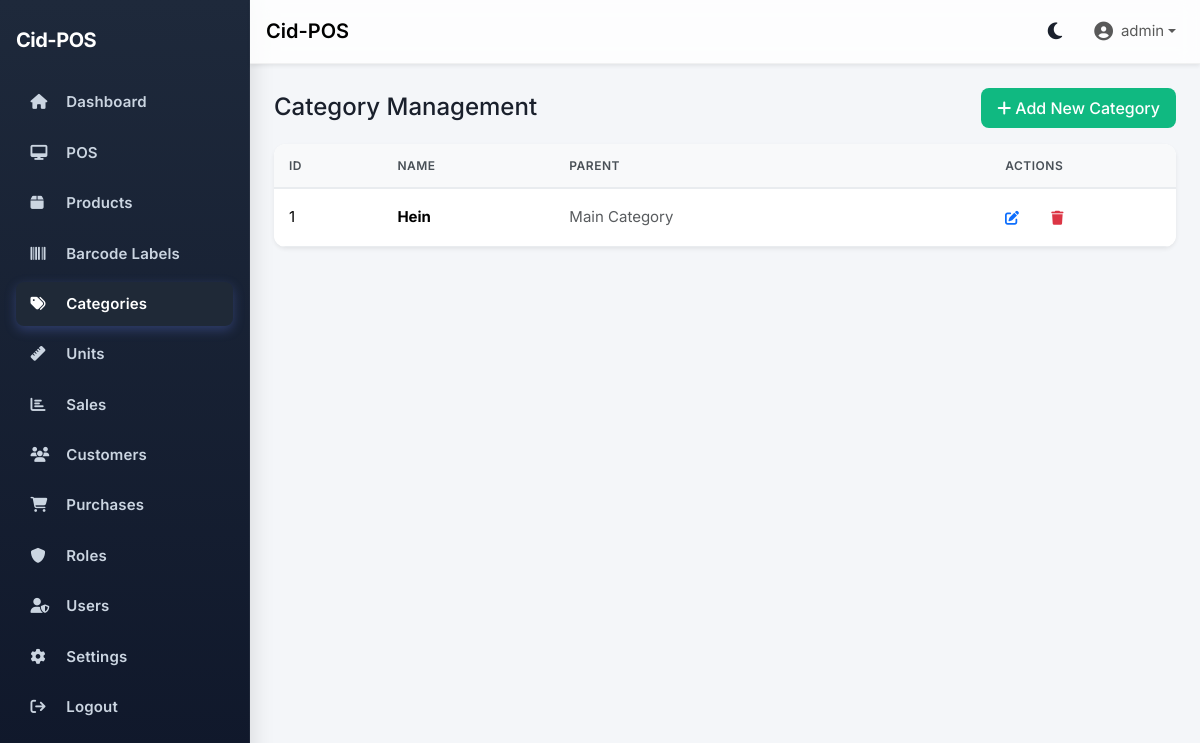
Screenshot of /categories/ (signed in) with the database file from the repository.
### app/models.py (models this page shows, shortened)
class User(UserMixin, db.Model):
    __tablename__ = "users"
    id = db.Column(db.Integer, primary_key=True)
    username = db.Column(db.String(80), unique=True, nullable=False, index=True)
    email = db.Column(db.String(120), unique=True, nullable=False)
    password_hash = db.Column(db.String(255), nullable=False)
    role_id = db.Column(db.Integer, db.ForeignKey("roles.id"), nullable=True)
    is_active = db.Column(db.Boolean, default=True, nullable=False)
    created_at = db.Column(db.DateTime, default=datetime.utcnow, nullable=False)
    role = db.relationship("Role", back_populates="users")
    sales = db.relationship("Sale", back_populates="cashier", lazy="dynamic")
    def has_permission(self, permission: str) -> bool:
        if not self.role:
            return False
        return self.role.has_permission(permission)

class Category(db.Model):
    __tablename__ = "categories"
    id = db.Column(db.Integer, primary_key=True)
    name = db.Column(db.String(100), nullable=False)
    parent_id = db.Column(db.Integer, db.ForeignKey("categories.id"), nullable=True)
    parent = db.relationship("Category", remote_side=[id], backref="subcategories")
    products = db.relationship("Product", back_populates="category")

### app/blueprints/categories/routes.py (the view)
@categories_bp.route("/", methods=["GET"])
@login_required
@permission_required('categories_manage')
def index():
    main_categories = Category.query.filter_by(parent_id=None).order_by(Category.name).all()
    subcategories = Category.query.filter(Category.parent_id.isnot(None)).order_by(Category.name).all()
    all_categories = Category.query.order_by(Category.name).all()
    return render_template(
        "categories/index.html",
        categories=all_categories,
        main_categories=main_categories
    )

### app/__init__.py (called while the page is built)
@login_manager.user_loader
def load_user(user_id: str):
    from app.models import User
    return db.session.get(User, int(user_id))

### app/models.py (called while the page is built)
    def has_permission(self, permission: str) -> bool:
        if self.name.lower() == 'admin':
            return True
        if not self.permissions:
            return False
        permissions_list = [p.strip() for p in self.permissions.split(',')]
        return permission in permissions_list

    @classmethod
    def get_settings(cls):
        try:
            settings = cls.query.first()
            if not settings:
                settings = cls()
                db.session.add(settings)
                db.session.commit()
            return settings
        except Exception:
            return cls(
                shop_name="My Shop",
                address="",
                phone="",
                receipt_header="",
                receipt_footer="Thank You!",
                currency_symbol="Ks",
                printer_paper_size="58mm",
                auto_print=False,
                show_logo_on_receipt=True,
                print_padding=0,
            )

### app/utils.py (called while the page is built)
def permission_required(permission: str):
    def decorator(f):
        @wraps(f)
        def decorated_function(*args, **kwargs):
            if not current_user.is_authenticated:
                abort(403)
            if not current_user.has_permission(permission):
                abort(403)
            return f(*args, **kwargs)
        return decorated_function
    return decorator

### app/templates/categories/index.html (shortened to what this page needs)
{% extends "base.html" %}
{% block content %}
<div class="container-fluid px-0">
  <div class="d-flex justify-content-between align-items-center mb-3">
    <h4 class="mb-0">Category Management</h4>
    <button class="btn btn-success" data-bs-toggle="modal" data-bs-target="#addCategoryModal">
      <i class="fa fa-plus me-1"></i>Add New Category
    </button>
  </div>
  <div class="card border-0 shadow-sm">
    <div class="card-body p-0">
      <div class="table-responsive">
        <table class="table table-hover align-middle mb-0">
          <thead class="table-light">
            <tr>
              <th>ID</th>
              <th>Name</th>
              <th>Parent</th>
              <th class="text-center">Actions</th>
            </tr>
          </thead>
          <tbody>
            {% if categories %}
              {% for category in categories %}
              <tr>
                <td>{{ category.id }}</td>
                <td>
                  <strong>{{ category.name }}</strong>
                </td>
                <td>
                  {% if category.parent %}
                  <span class="badge bg-info">{{ category.parent.name }}</span>
                  {% else %}
                  <span class="text-muted">Main Category</span>
                  {% endif %}
                </td>
                <td class="text-center">
                  <button class="btn btn-sm btn-outline-primary me-1 edit-category"
                          data-category-id="{{ category.id }}"
                          data-category-name="{{ category.name }}"
                          data-category-parent-id="{{ category.parent_id or '' }}">
                    <i class="fa fa-edit"></i>
                  </button>
                  <button class="btn btn-sm btn-outline-danger delete-category"
                          data-category-id="{{ category.id }}"
                          data-category-name="{{ category.name }}">
                    <i class="fa fa-trash"></i>
                  </button>
                </td>
              </tr>
              {% endfor %}
            {% else %}
              <tr>
                <td colspan="4" class="text-center text-muted py-4">No categories found. Add your first category above.</td>
              </tr>
            {% endif %}
          </tbody>
        </table>
      </div>
    </div>
  </div>
</div>
{% endblock %}

### app/templates/base.html (shortened to what this page needs)
<!doctype html>
<html lang="en" data-bs-theme="light">
  <head>
    <link href="https://cdn.jsdelivr.net/npm/bootstrap@5.3.3/dist/css/bootstrap.min.css" rel="stylesheet">
    <link href="https://cdnjs.cloudflare.com/ajax/libs/font-awesome/6.5.2/css/all.min.css" rel="stylesheet">
    <link rel="stylesheet" href="https://cdn.jsdelivr.net/npm/sweetalert2@11/dist/sweetalert2.min.css">
    <link rel="stylesheet" href="{{ url_for('static', filename='css/style.css') }}">
  </head>
  <body>
    <aside class="sidebar d-flex flex-column" id="sidebar">
      <div class="d-flex align-items-center justify-content-between mb-4">
        <span class="brand">Cid-POS</span>
      </div>
      <nav>
        {% if current_user.is_authenticated and (current_user.has_permission('dashboard_view') or (current_user.role and current_user.role.name.lower() == 'admin')) %}
        <a href="{{ url_for('main.dashboard') }}" class="{% if request.endpoint=='main.dashboard' %}active{% endif %}">
          <i class="fa fa-home"></i> Dashboard
        </a>
        {% endif %}
        {% if current_user.is_authenticated and (current_user.has_permission('pos_access') or (current_user.role and current_user.role.name.lower() == 'admin')) %}
        <a href="{{ url_for('pos.cart') }}" class="{% if request.blueprint=='pos' %}active{% endif %}">
          <i class="fa fa-desktop"></i> POS
        </a>
        {% endif %}
        {% if current_user.is_authenticated and (current_user.has_permission('inventory_view') or (current_user.role and current_user.role.name.lower() == 'admin')) %}
        <a href="{{ url_for('inventory.products') }}" class="{% if request.blueprint=='inventory' and request.endpoint != 'inventory.labels' %}active{% endif %}">
          <i class="fa fa-box"></i> Products
        </a>
        <a href="{{ url_for('inventory.labels') }}" class="{% if request.endpoint == 'inventory.labels' %}active{% endif %}">
          <i class="fa fa-barcode"></i> Barcode Labels
        </a>
        {% endif %}
        {% if current_user.is_authenticated and (current_user.has_permission('categories_manage') or (current_user.role and current_user.role.name.lower() == 'admin')) %}
        <a href="{{ url_for('categories.index') }}" class="{% if request.blueprint=='categories' %}active{% endif %}">
          <i class="fa fa-tags"></i> Categories
        </a>
        {% endif %}
        {% if current_user.is_authenticated and (current_user.has_permission('units_manage') or (current_user.role and current_user.role.name.lower() == 'admin')) %}
        <a href="{{ url_for('units.index') }}" class="{% if request.blueprint=='units' %}active{% endif %}">
          <i class="fa fa-ruler"></i> Units
        </a>
        {% endif %}
        {% if current_user.is_authenticated and (current_user.has_permission('sales_view') or (current_user.role and current_user.role.name.lower() == 'admin')) %}
        <a href="{{ url_for('reports.overview') }}" class="{% if request.blueprint=='reports' %}active{% endif %}">
          <i class="fa fa-chart-bar"></i> Sales
        </a>
        {% endif %}
        {% if current_user.is_authenticated and (current_user.has_permission('customers_manage') or (current_user.role and current_user.role.name.lower() == 'admin')) %}
        <a href="{{ url_for('customers.index') }}" class="{% if request.blueprint=='customers' %}active{% endif %}">
          <i class="fa fa-users"></i> Customers
        </a>
        {% endif %}
        {% if current_user.is_authenticated and (current_user.has_permission('purchases_manage') or (current_user.role and current_user.role.name.lower() == 'admin')) %}
        <a href="{{ url_for('purchases.index') }}" class="{% if request.blueprint=='purchases' %}active{% endif %}">
          <i class="fa fa-shopping-cart"></i> Purchases
        </a>
        {% endif %}
        {% if current_user.is_authenticated and (current_user.has_permission('users_manage') or (current_user.role and current_user.role.name.lower() == 'admin')) %}
        <a href="{{ url_for('roles.index') }}" class="{% if request.blueprint=='roles' %}active{% endif %}">
          <i class="fa fa-shield"></i> Roles
        </a>
        {% endif %}
        {% if current_user.is_authenticated and (current_user.has_permission('users_manage') or (current_user.role and current_user.role.name.lower() == 'admin')) %}
        <a href="{{ url_for('users.index') }}" class="{% if request.blueprint=='users' %}active{% endif %}">
          <i class="fa fa-user-shield"></i> Users
        </a>
        {% endif %}
        {% if current_user.is_authenticated and (current_user.has_permission('settings_access') or (current_user.role and current_user.role.name.lower() == 'admin')) %}
        <a href="{{ url_for('settings.index') }}" class="{% if request.blueprint=='settings' %}active{% endif %}">
          <i class="fa fa-cog"></i> Settings
        </a>
        {% endif %}
        {% if current_user.is_authenticated %}
        <a href="{{ url_for('auth.logout') }}">
          <i class="fa fa-arrow-right-from-bracket"></i> Logout
        </a>
        {% else %}
        <a href="{{ url_for('auth.login') }}">
          <i class="fa fa-sign-in-alt"></i> Login
        </a>
        {% endif %}
      </nav>
    </aside>
    <div class="content-wrapper">
      <nav class="navbar navbar-expand-lg navbar-top shadow-sm px-3">
        <a class="navbar-brand fw-semibold" href="{{ url_for('main.dashboard') }}">Cid-POS</a>
        <div class="ms-auto d-flex align-items-center gap-3">
          <button class="theme-toggle" id="themeToggle" type="button" aria-label="Toggle theme">
            <i class="fa fa-moon" id="themeIcon"></i>
          </button>
          <ul class="navbar-nav align-items-center">
            <li class="nav-item dropdown">
              <a class="nav-link dropdown-toggle d-flex align-items-center" href="#" role="button" data-bs-toggle="dropdown" aria-expanded="false">
                <span>{{ current_user.username if current_user.is_authenticated else "Guest" }}</span>
              </a>
            </li>
          </ul>
        </div>
      </nav>
      <div class="main-content">
        {% block content %}{% endblock %}
      </div>
    </div>
  </body>
</html>

### app/static/css/style.css (style rules this page uses)
* { box-sizing: border-box; }
body { font-family: 'Inter', -apple-system, BlinkMacSystemFont, 'Segoe UI', sans-serif; font-size: 15px; line-height: 1.6; color: #1a202c; background-color: #f4f6f9; padding: 0; margin: 0; transition: background-color 0.3s ease, color 0.3s ease; }
.card { border: none; box-shadow: 0 4px 20px rgba(0, 0, 0, 0.05); border-radius: 12px; overflow: hidden; transition: transform 0.2s ease, box-shadow 0.2s ease; background-color: #ffffff; }
.card-body { padding: 1.5rem; }
.table { margin-bottom: 0; vertical-align: middle; }
.table thead th { background-color: #f8f9fa; color: #495057; font-weight: 600; font-size: 0.75rem; text-transform: uppercase; letter-spacing: 0.5px; padding: 12px 15px; border-bottom: 2px solid #e9ecef; border-top: none; }
.table tbody td { padding: 12px 15px; vertical-align: middle; border-color: #e9ecef; }
.table tbody tr { transition: transform 0.15s ease, background-color 0.15s ease; }
.btn { border-radius: 8px; font-weight: 500; padding: 0.5rem 1rem; transition: all 0.2s ease; border: none; }
.btn-success { background-color: #10b981; color: white; }
.btn-outline-primary, .btn-outline-secondary, .btn-outline-success, .btn-outline-danger, .btn-outline-info, .btn-outline-warning { border-width: 1.5px; font-weight: 500; }
.btn-sm { padding: 0.375rem 0.75rem; font-size: 0.875rem; }
.sidebar { background: linear-gradient(180deg, #1e293b 0%, #0f172a 100%); backdrop-filter: blur(10px); -webkit-backdrop-filter: blur(10px); box-shadow: 4px 0 20px rgba(0, 0, 0, 0.1); border-right: 1px solid rgba(255, 255, 255, 0.05); }
.sidebar .brand { color: #ffffff; font-weight: 700; font-size: 1.25rem; letter-spacing: -0.5px; }
.sidebar a { color: #cbd5e1; text-decoration: none; display: block; padding: 0.75rem 1rem; border-radius: 8px; margin-bottom: 0.25rem; font-weight: 500; transition: all 0.2s ease; font-size: 0.9375rem; }
.sidebar a.active { background: linear-gradient(135deg, #667eea 0%, #764ba2 100%); color: #ffffff; box-shadow: 0 4px 12px rgba(102, 126, 234, 0.3); }
.sidebar i { width: 20px; margin-right: 0.75rem; }
.navbar-top { background: rgba(255, 255, 255, 0.8); backdrop-filter: blur(10px); -webkit-backdrop-filter: blur(10px); border-bottom: 1px solid rgba(0, 0, 0, 0.05); box-shadow: 0 1px 3px rgba(0, 0, 0, 0.05); }
html { scroll-behavior: smooth; }

### app/templates/base.html (style rules this page uses)
:root { --sidebar-width: 250px; }
body { min-height: 100vh; background: #f4f6f9; transition: background-color 0.3s ease, color 0.3s ease; font-family: 'Inter', sans-serif; }
.sidebar { width: var(--sidebar-width); background: linear-gradient(180deg, #1e293b 0%, #0f172a 100%); backdrop-filter: blur(10px); -webkit-backdrop-filter: blur(10px); color: #e5e7eb; position: fixed; top: 0; bottom: 0; left: 0; padding: 1.5rem 1rem; overflow-y: auto; transition: transform 0.2s ease, background-color 0.3s ease; box-shadow: 4px 0 20px rgba(0, 0, 0, 0.1); border-right: 1px solid rgba(255, 255, 255, 0.05); }
.sidebar .brand { font-weight: 700; font-size: 1.25rem; }
.sidebar a { color: #cbd5e1; text-decoration: none; display: block; padding: .65rem .9rem; border-radius: .5rem; margin-bottom: .35rem; font-weight: 600; letter-spacing: .01em; }
.sidebar a:hover, .sidebar a.active { background: #1f2937; color: #fff; }
.sidebar i { width: 20px; }
.content-wrapper { margin-left: var(--sidebar-width); min-height: 100vh; display: flex; flex-direction: column; }
.navbar-top { background: rgba(255, 255, 255, 0.8); backdrop-filter: blur(10px); -webkit-backdrop-filter: blur(10px); border-bottom: 1px solid rgba(0, 0, 0, 0.05); box-shadow: 0 1px 3px rgba(0, 0, 0, 0.05); transition: background-color 0.3s ease, border-color 0.3s ease; }
.main-content { padding: 1.5rem; flex: 1 0 auto; transition: background-color 0.3s ease; }
.theme-toggle { border: none; background: transparent; color: inherit; font-size: 1.2rem; padding: 0.5rem; cursor: pointer; border-radius: 0.375rem; transition: background-color 0.2s ease; }
.main-content { padding: 1.5rem; flex: 1 0 auto; }

### rows the page displays
User: is_active+username "admin"
Category: id "1", name "Hein"
